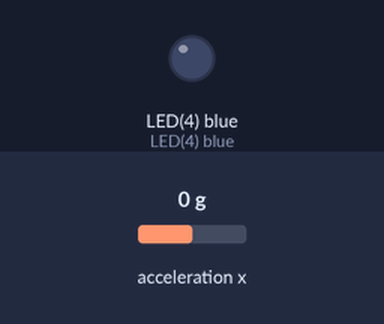
The program below on a simulated pyboard running MicroPython. Shown: output pins drawn as LEDs (lit = HIGH). Inputs (shaded band) come from the test bench; at power-on: acceleration x 0 g.

Above: at 1.2 s.
1.3 s: acceleration x set to -1.4 g
At 2.5 s:
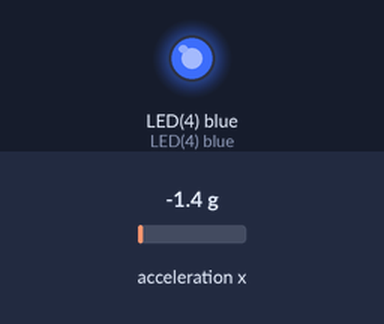
2.8 s: acceleration x set to -0.8 g
At 3.7 s:
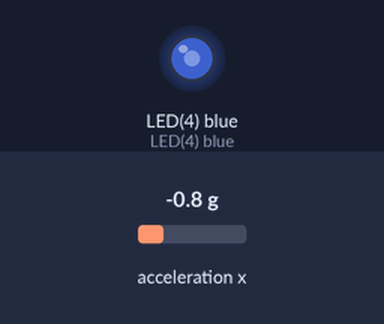
4.3 s: acceleration x set to 1.4 g
At 4.9 s:
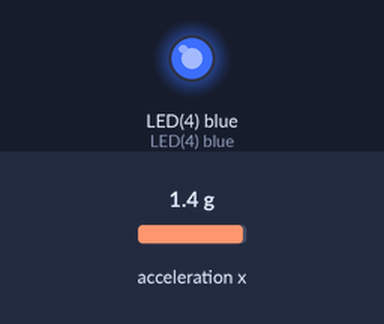
5.8 s: acceleration x set to 0.8 g
At 6.2 s:
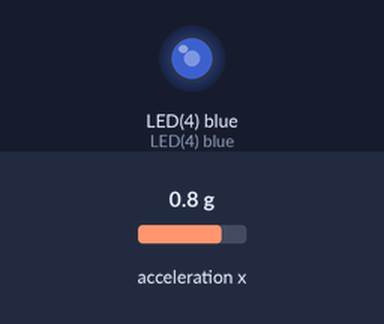
Timing chart, 0 to 8.3 s (numbered marks = the images above; inputs shaded):
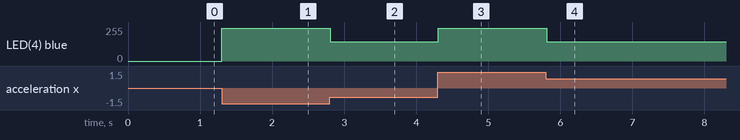

Measured:
- after the input at 1.3 s, LED(4) blue: 0/255 → 246/255 at once
- after the input at 2.8 s, LED(4) blue: 246/255 → 144/255 at once
- after the input at 4.3 s, LED(4) blue: 144/255 → 246/255 at once
- after the input at 5.8 s, LED(4) blue: 246/255 → 144/255 at once

The program:

main.py
```python
# main.py -- put your code here!
from pyb import Accel
accel = pyb.Accel()
led = pyb.LED(4) #蓝灯
intensity = 0 #LED亮度，值为0到255


while True:
    x = accel.x() #返回值为-30到30
    intensity = int(abs(x)/30*255) #int取整
    led.intensity(intensity)
    pyb.delay(100)
```
